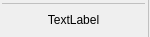
<?xml version="1.0" encoding="UTF-8"?>
<ui version="4.0">
 <class>RibbonButtonGroup</class>
 <widget class="QWidget" name="RibbonButtonGroup">
  <property name="geometry">
   <rect>
    <x>0</x>
    <y>0</y>
    <width>150</width>
    <height>37</height>
   </rect>
  </property>
  <property name="windowTitle">
   <string>RibbonButtonGroup</string>
  </property>
  <layout class="QGridLayout" name="gridLayout">
   <property name="leftMargin">
    <number>0</number>
   </property>
   <property name="topMargin">
    <number>0</number>
   </property>
   <property name="rightMargin">
    <number>0</number>
   </property>
   <property name="bottomMargin">
    <number>0</number>
   </property>
   <property name="spacing">
    <number>0</number>
   </property>
   <item row="0" column="0">
    <layout class="QVBoxLayout" name="verticalLayout">
     <property name="spacing">
      <number>0</number>
     </property>
     <property name="leftMargin">
      <number>2</number>
     </property>
     <property name="topMargin">
      <number>2</number>
     </property>
     <property name="rightMargin">
      <number>2</number>
     </property>
     <property name="bottomMargin">
      <number>2</number>
     </property>
     <item>
      <layout class="QHBoxLayout" name="horizontalLayout">
       <property name="spacing">
        <number>0</number>
       </property>
      </layout>
     </item>
     <item>
      <widget class="Line" name="horizontalLine">
       <property name="styleSheet">
        <string notr="true">color: #c0c0c0;</string>
       </property>
       <property name="frameShadow">
        <enum>QFrame::Plain</enum>
       </property>
       <property name="orientation">
        <enum>Qt::Horizontal</enum>
       </property>
      </widget>
     </item>
     <item>
      <widget class="QLabel" name="label">
       <property name="text">
        <string>TextLabel</string>
       </property>
       <property name="alignment">
        <set>Qt::AlignCenter</set>
       </property>
      </widget>
     </item>
    </layout>
   </item>
   <item row="0" column="1">
    <widget class="Line" name="verticalLine">
     <property name="styleSheet">
      <string notr="true">color: #c0c0c0;</string>
     </property>
     <property name="frameShadow">
      <enum>QFrame::Plain</enum>
     </property>
     <property name="orientation">
      <enum>Qt::Vertical</enum>
     </property>
    </widget>
   </item>
  </layout>
 </widget>
 <layoutdefault spacing="6" margin="11"/>
 <resources/>
 <connections/>
</ui>
